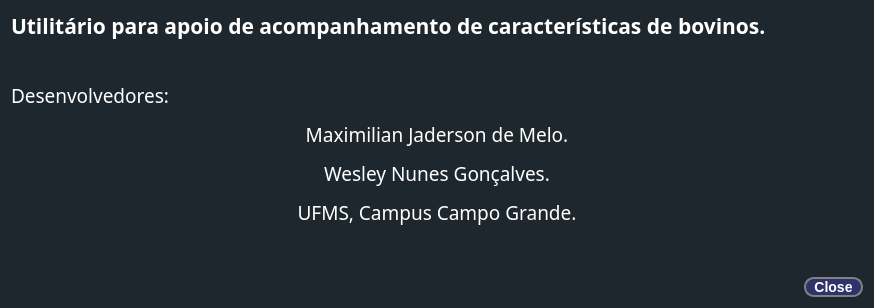
<?xml version="1.0" encoding="UTF-8"?>
<ui version="4.0">
 <class>Dialog</class>
 <widget class="QDialog" name="Dialog">
  <property name="geometry">
   <rect>
    <x>0</x>
    <y>0</y>
    <width>874</width>
    <height>299</height>
   </rect>
  </property>
  <property name="sizePolicy">
   <sizepolicy hsizetype="Fixed" vsizetype="Fixed">
    <horstretch>0</horstretch>
    <verstretch>0</verstretch>
   </sizepolicy>
  </property>
  <property name="windowTitle">
   <string>Sobre o sistema</string>
  </property>
  <property name="styleSheet">
   <string notr="true">QDialog{
background-color: #1e272e;
}

	
QPushButton {
 
border: 2px solid gray;
border-radius: 10px;
padding: 0 8px;
background: #30336b;
color: white;
font: bold 14px;
}
 
 QCheckBox{
font: bold 14px;
color: white;
}

QLabel#lblStream{
border: 2px solid gray;
border-radius: 10px;
}

#stream{
background-color: #808e9b;
}</string>
  </property>
  <property name="modal">
   <bool>true</bool>
  </property>
  <layout class="QVBoxLayout" name="verticalLayout_2">
   <item>
    <widget class="QLabel" name="label">
     <property name="font">
      <font>
       <family>AR PL KaitiM Big5</family>
      </font>
     </property>
     <property name="text">
      <string>&lt;html&gt;&lt;head/&gt;&lt;body&gt;&lt;p align=&quot;justify&quot;&gt;&lt;span style=&quot; font-size:16pt; font-weight:600; color:#ffffff;&quot;&gt;Utilitário para apoio de acompanhamento de características de bovinos.&lt;/span&gt;&lt;/p&gt;&lt;p align=&quot;justify&quot;&gt;&lt;span style=&quot; font-size:16pt; color:#ffffff;&quot;&gt;&lt;br/&gt;&lt;/span&gt;&lt;span style=&quot; font-size:14pt; color:#ffffff;&quot;&gt;Desenvolvedores:&lt;/span&gt;&lt;/p&gt;&lt;p align=&quot;center&quot;&gt;&lt;span style=&quot; font-size:14pt; color:#ffffff;&quot;&gt;Maximilian Jaderson de Melo.&lt;/span&gt;&lt;/p&gt;&lt;p align=&quot;center&quot;&gt;&lt;span style=&quot; font-size:14pt; color:#ffffff;&quot;&gt;Wesley Nunes Gonçalves.&lt;/span&gt;&lt;/p&gt;&lt;p align=&quot;center&quot;&gt;&lt;span style=&quot; font-size:14pt; color:#ffffff;&quot;&gt;UFMS, Campus Campo Grande.&lt;/span&gt;&lt;/p&gt;&lt;p&gt;&lt;br/&gt;&lt;/p&gt;&lt;/body&gt;&lt;/html&gt;</string>
     </property>
    </widget>
   </item>
   <item>
    <widget class="QDialogButtonBox" name="buttonBox">
     <property name="orientation">
      <enum>Qt::Horizontal</enum>
     </property>
     <property name="standardButtons">
      <set>QDialogButtonBox::Close</set>
     </property>
    </widget>
   </item>
  </layout>
 </widget>
 <resources/>
 <connections>
  <connection>
   <sender>buttonBox</sender>
   <signal>accepted()</signal>
   <receiver>Dialog</receiver>
   <slot>accept()</slot>
   <hints>
    <hint type="sourcelabel">
     <x>248</x>
     <y>254</y>
    </hint>
    <hint type="destinationlabel">
     <x>157</x>
     <y>274</y>
    </hint>
   </hints>
  </connection>
  <connection>
   <sender>buttonBox</sender>
   <signal>rejected()</signal>
   <receiver>Dialog</receiver>
   <slot>reject()</slot>
   <hints>
    <hint type="sourcelabel">
     <x>316</x>
     <y>260</y>
    </hint>
    <hint type="destinationlabel">
     <x>286</x>
     <y>274</y>
    </hint>
   </hints>
  </connection>
 </connections>
</ui>
